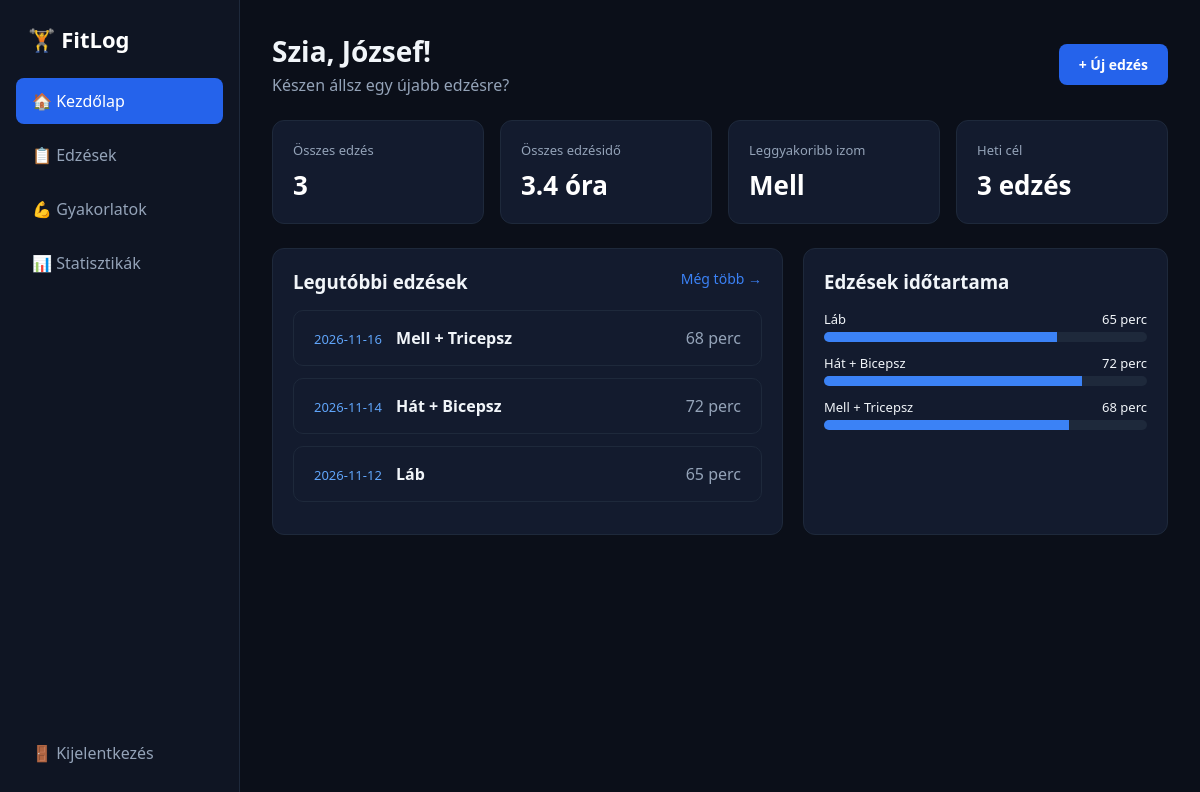
Screenshot of /dashboard.php (signed in) with the database file from the repository.
### tables this page shows
CREATE TABLE edzesek (
    id INT AUTO_INCREMENT PRIMARY KEY,
    felhasznalo_id INT NOT NULL,
    nev VARCHAR(100) NOT NULL,
    datum DATE NOT NULL,
    idotartam INT NOT NULL,
    letrehozas_datuma DATETIME DEFAULT CURRENT_TIMESTAMP,
    FOREIGN KEY (felhasznalo_id) REFERENCES felhasznalok(id) ON DELETE CASCADE
);

### dashboard.php (the view, shortened to what this page needs)
<?php
require 'db.php';
$uid = $_SESSION['felhasznalo_id'];
$stmt = $pdo->prepare("SELECT COUNT(*) AS db, COALESCE(SUM(idotartam), 0) AS perc FROM edzesek WHERE felhasznalo_id = ?");
$stmt->execute([$uid]);
$osszes = $stmt->fetch(PDO::FETCH_ASSOC);
$osszes_ora = round($osszes['perc'] / 60, 1);
$izomStmt = $pdo->prepare("
    SELECT i.nev, COUNT(*) AS db
    FROM edzesek e
    JOIN edzes_gyakorlatok eg ON e.id = eg.edzes_id
    JOIN gyakorlatok g ON eg.gyakorlat_id = g.id
    JOIN izomcsoportok i ON g.izomcsoport_id = i.id
    WHERE e.felhasznalo_id = ?
    GROUP BY i.id
    ORDER BY db DESC
    LIMIT 1
");
$izomStmt->execute([$uid]);
$topIzom = $izomStmt->fetch(PDO::FETCH_ASSOC);
$recentStmt = $pdo->prepare("SELECT * FROM edzesek WHERE felhasznalo_id = ? ORDER BY datum DESC, id DESC LIMIT 4");
$recentStmt->execute([$uid]);
$legutobbiak = $recentStmt->fetchAll(PDO::FETCH_ASSOC);
?>
<!DOCTYPE html>
<html lang="hu">
<head>
    <link rel="stylesheet" href="style.css">
</head>
<body>
<div class="app-container">
    <aside class="sidebar">
        <div>
            <div class="logo">🏋️ FitLog</div>
            <nav class="nav-links">
                <a href="dashboard.php" class="active">🏠 Kezdőlap</a>
                <a href="workouts.php">📋 Edzések</a>
                <a href="exercises.php">💪 Gyakorlatok</a>
                <a href="stats.php">📊 Statisztikák</a>
            </nav>
        </div>
        <a href="logout.php" class="logout-link">🚪 Kijelentkezés</a>
    </aside>
    <main class="main-content">
        <div class="page-header">
            <div>
                <h1>Szia, <?= htmlspecialchars($_SESSION['felhasznalonev']) ?>!</h1>
                <p>Készen állsz egy újabb edzésre?</p>
            </div>
            <a href="add_workout.php" class="btn btn-primary">+ Új edzés</a>
        </div>
        <div class="stats-grid">
            <div class="card stat-card">
                <div class="label">Összes edzés</div>
                <div class="value"><?= $osszes['db'] ?></div>
            </div>
            <div class="card stat-card">
                <div class="label">Összes edzésidő</div>
                <div class="value"><?= $osszes_ora ?> óra</div>
            </div>
            <div class="card stat-card">
                <div class="label">Leggyakoribb izom</div>
                <div class="value"><?= $topIzom ? htmlspecialchars($topIzom['nev']) : 'Nincs adat' ?></div>
            </div>
            <div class="card stat-card">
                <div class="label">Heti cél</div>
                <div class="value">3 edzés</div>
            </div>
        </div>
        <div class="two-col-grid">
            <div class="card">
                <div style="display:flex; justify-content:space-between; margin-bottom:16px;">
                    <h3>Legutóbbi edzések</h3>
                    <a href="workouts.php" style="color:#3b82f6; font-size:14px;">Még több →</a>
                </div>
                <?php if (empty($legutobbiak)): ?>
                    <p style="color:#94a3b8;">Még nincs rögzített edzésed.</p>
                <?php else: ?>
                    <?php foreach ($legutobbiak as $edzes): ?>
                        <div class="list-item">
                            <div>
                                <span style="color:#60a5fa; font-size:13px; margin-right:10px;"><?= htmlspecialchars($edzes['datum']) ?></span>
                                <strong><?= htmlspecialchars($edzes['nev']) ?></strong>
                            </div>
                            <span style="color:#94a3b8;"><?= $edzes['idotartam'] ?> perc</span>
                        </div>
                    <?php endforeach; ?>
                <?php endif; ?>
            </div>
            <div class="card">
                <h3 style="margin-bottom:16px;">Edzések időtartama</h3>
                <?php foreach (array_reverse($legutobbiak) as $edzes): ?>
                    <?php $szazalek = min(100, round(($edzes['idotartam'] / 90) * 100)); ?>
                    <div class="bar-row">
                        <div class="bar-label">
                            <span><?= htmlspecialchars($edzes['nev']) ?></span>
                            <span><?= $edzes['idotartam'] ?> perc</span>
                        </div>
                        <div class="bar-bg">
                            <div class="bar-fill" style="width: <?= $szazalek ?>%;"></div>
                        </div>
                    </div>
                <?php endforeach; ?>
            </div>
        </div>
    </main>
</div>
</body>
</html>

### style.css (style rules this page uses)
* { box-sizing: border-box; margin: 0; padding: 0; font-family: 'Segoe UI', Tahoma, Geneva, Verdana, sans-serif; }
body { background-color: #0b0f19; color: #f1f5f9; min-height: 100vh; }
a { text-decoration: none; color: inherit; }
.app-container { display: flex; min-height: 100vh; }
.sidebar { width: 240px; background-color: #0f1523; border-right: 1px solid #1e293b; display: flex; flex-direction: column; justify-content: space-between; padding: 24px 16px; }
.logo { font-size: 22px; font-weight: bold; color: #ffffff; display: flex; align-items: center; gap: 10px; padding: 0 12px 24px 12px; }
.nav-links { display: flex; flex-direction: column; gap: 8px; }
.nav-links a { padding: 12px 16px; border-radius: 8px; color: #94a3b8; font-weight: 500; transition: 0.2s; }
.nav-links a:hover, .nav-links a.active { background-color: #2563eb; color: #ffffff; }
.logout-link { padding: 12px 16px; color: #94a3b8; border-radius: 8px; display: block; }
.main-content { flex: 1; padding: 32px; max-width: 1200px; }
.page-header { display: flex; justify-content: space-between; align-items: center; margin-bottom: 24px; }
.page-header h1 { font-size: 28px; }
.page-header p { color: #94a3b8; margin-top: 4px; }
.stats-grid { display: grid; grid-template-columns: repeat(auto-fit, minmax(210px, 1fr)); gap: 16px; margin-bottom: 24px; }
.card { background-color: #131b2e; border: 1px solid #1e293b; border-radius: 12px; padding: 20px; }
.stat-card .label { color: #94a3b8; font-size: 13px; margin-bottom: 8px; }
.stat-card .value { font-size: 26px; font-weight: bold; color: #ffffff; }
.two-col-grid { display: grid; grid-template-columns: 1.4fr 1fr; gap: 20px; }
.list-item { background-color: #131b2e; border: 1px solid #1e293b; border-radius: 10px; padding: 16px 20px; margin-bottom: 12px; display: flex; justify-content: space-between; align-items: center; }
.btn { display: inline-block; padding: 11px 20px; border-radius: 8px; font-weight: 600; font-size: 14px; cursor: pointer; border: none; text-align: center; }
.btn-primary { background-color: #2563eb; color: #ffffff; }
.bar-row { margin-bottom: 12px; }
.bar-label { display: flex; justify-content: space-between; font-size: 13px; margin-bottom: 4px; }
.bar-bg { background-color: #1e293b; height: 10px; border-radius: 6px; overflow: hidden; }
.bar-fill { height: 100%; background-color: #3b82f6; }

### rows the page displays
edzesek: datum "2026-11-16", nev "Mell + Tricepsz", idotartam "68"
edzesek: datum "2026-11-14", nev "Hát + Bicepsz", idotartam "72"
edzesek: datum "2026-11-12", nev "Láb", idotartam "65"

### other values shown
$_SESSION['felhasznalonev'] "József"
$osszes['db'] "3"
$osszes_ora "3.4"
$topIzom['nev'] "Mell"
